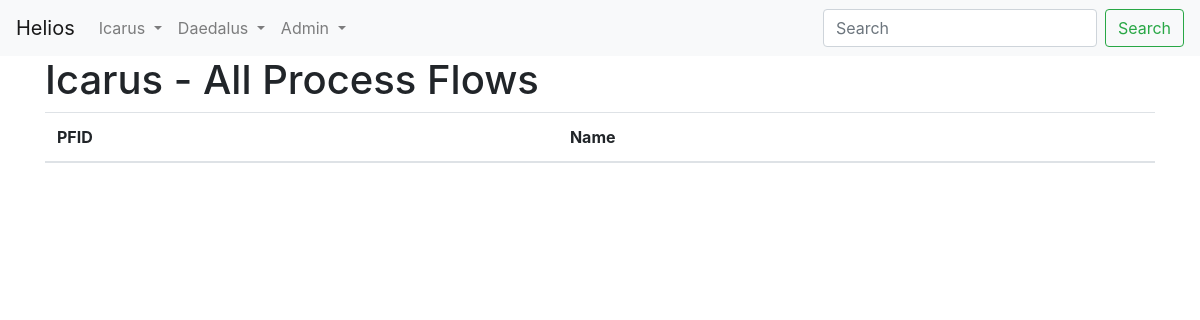
The page /PF/ on the database as committed earlier.
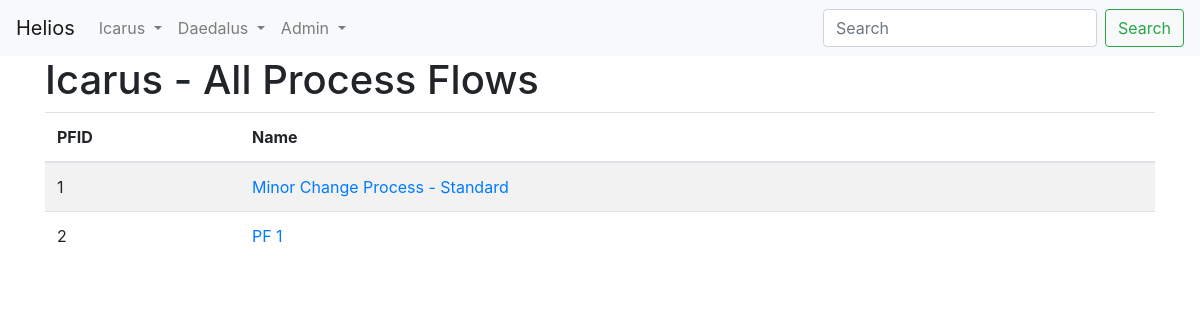
The same page on the database as committed later.
### Icarus/models.py (models this page shows, shortened)
class Flows(models.Model):
    name = models.CharField(max_length=50, blank=False)
    description = models.TextField()
    active = models.NullBooleanField(default=True)
    create_by = models.CharField(max_length=50, blank=False)
    create_date = models.DateTimeField(auto_now_add=True)
    modified_by = models.CharField(max_length=50, blank=True)
    modified_date = models.DateTimeField(auto_now=True)

### Icarus/views.py (the view)
# urls.py: url(r'^PF/$', views.PF_all, name='PF_all'),
def PF_all(request):
    ProcessFlows = models.Flows.objects.all
    return render(request, 'Icarus/PF/PF_all.html', {'ProcessFlows':ProcessFlows})

### Icarus/templates/Icarus/PF/PF_all.html
{% extends 'Icarus/base.html' %}
{% block content %}
        <h1>Icarus - All Process Flows</h1>
        <table class="table table-striped PFs">
          <thead class="black">
            <tr>
              <th>PFID</th>
              <th>Name</th>
          </thead>
          <tbody>
            {% for ProcessFlow in ProcessFlows %}
            <tr>
              <td>{{ ProcessFlow.pk }} </td>
              <td><a href="{% url 'PF_detail' pk=ProcessFlow.pk %}">{{ ProcessFlow.name }}</a></td>
            </tr>
            {% endfor %}
          </tbody>
        </table>
{% endblock %}

Rows that differ between the two databases and show on the page:
added Flows: pk "1", name "Minor Change Process - Standard"
added Flows: pk "2", name "PF 1"
